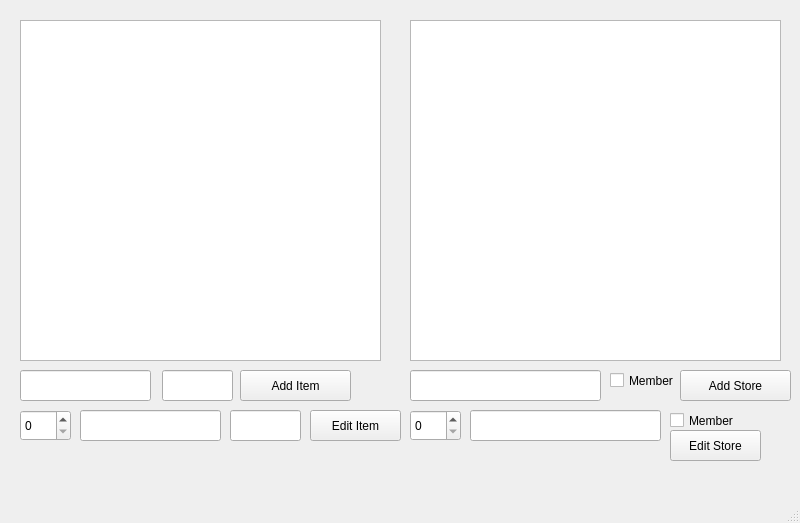
<?xml version="1.0" encoding="UTF-8"?>
<ui version="4.0">
 <class>GroceriesEditWindow</class>
 <widget class="QMainWindow" name="GroceriesEditWindow">
  <property name="geometry">
   <rect>
    <x>0</x>
    <y>0</y>
    <width>800</width>
    <height>523</height>
   </rect>
  </property>
  <property name="windowTitle">
   <string>MainWindow</string>
  </property>
  <widget class="QWidget" name="centralwidget">
   <widget class="QTableWidget" name="tableWidget">
    <property name="geometry">
     <rect>
      <x>20</x>
      <y>20</y>
      <width>361</width>
      <height>341</height>
     </rect>
    </property>
   </widget>
   <widget class="QTableWidget" name="tableWidget_2">
    <property name="geometry">
     <rect>
      <x>410</x>
      <y>20</y>
      <width>371</width>
      <height>341</height>
     </rect>
    </property>
   </widget>
   <widget class="QLineEdit" name="lineEdit">
    <property name="geometry">
     <rect>
      <x>20</x>
      <y>370</y>
      <width>131</width>
      <height>31</height>
     </rect>
    </property>
    <property name="text">
     <string/>
    </property>
   </widget>
   <widget class="QLineEdit" name="lineEdit_2">
    <property name="geometry">
     <rect>
      <x>410</x>
      <y>370</y>
      <width>191</width>
      <height>31</height>
     </rect>
    </property>
    <property name="text">
     <string/>
    </property>
   </widget>
   <widget class="QPushButton" name="pushButton">
    <property name="geometry">
     <rect>
      <x>240</x>
      <y>370</y>
      <width>111</width>
      <height>31</height>
     </rect>
    </property>
    <property name="text">
     <string>Add Item</string>
    </property>
   </widget>
   <widget class="QLineEdit" name="lineEdit_3">
    <property name="geometry">
     <rect>
      <x>80</x>
      <y>410</y>
      <width>141</width>
      <height>31</height>
     </rect>
    </property>
   </widget>
   <widget class="QLineEdit" name="lineEdit_4">
    <property name="geometry">
     <rect>
      <x>162</x>
      <y>370</y>
      <width>71</width>
      <height>31</height>
     </rect>
    </property>
   </widget>
   <widget class="QSpinBox" name="spinBox">
    <property name="geometry">
     <rect>
      <x>20</x>
      <y>410</y>
      <width>51</width>
      <height>31</height>
     </rect>
    </property>
   </widget>
   <widget class="QLineEdit" name="lineEdit_5">
    <property name="geometry">
     <rect>
      <x>230</x>
      <y>410</y>
      <width>71</width>
      <height>31</height>
     </rect>
    </property>
   </widget>
   <widget class="QPushButton" name="pushButton_2">
    <property name="geometry">
     <rect>
      <x>310</x>
      <y>410</y>
      <width>91</width>
      <height>31</height>
     </rect>
    </property>
    <property name="text">
     <string>Edit Item</string>
    </property>
   </widget>
   <widget class="QCheckBox" name="checkBox">
    <property name="geometry">
     <rect>
      <x>610</x>
      <y>370</y>
      <width>71</width>
      <height>21</height>
     </rect>
    </property>
    <property name="text">
     <string>Member</string>
    </property>
   </widget>
   <widget class="QPushButton" name="pushButton_3">
    <property name="geometry">
     <rect>
      <x>680</x>
      <y>370</y>
      <width>111</width>
      <height>31</height>
     </rect>
    </property>
    <property name="text">
     <string>Add Store</string>
    </property>
   </widget>
   <widget class="QLineEdit" name="lineEdit_6">
    <property name="geometry">
     <rect>
      <x>470</x>
      <y>410</y>
      <width>191</width>
      <height>31</height>
     </rect>
    </property>
    <property name="text">
     <string/>
    </property>
   </widget>
   <widget class="QSpinBox" name="spinBox_2">
    <property name="geometry">
     <rect>
      <x>410</x>
      <y>410</y>
      <width>51</width>
      <height>31</height>
     </rect>
    </property>
   </widget>
   <widget class="QCheckBox" name="checkBox_2">
    <property name="geometry">
     <rect>
      <x>670</x>
      <y>410</y>
      <width>71</width>
      <height>21</height>
     </rect>
    </property>
    <property name="text">
     <string>Member</string>
    </property>
   </widget>
   <widget class="QPushButton" name="pushButton_4">
    <property name="geometry">
     <rect>
      <x>670</x>
      <y>430</y>
      <width>91</width>
      <height>31</height>
     </rect>
    </property>
    <property name="text">
     <string>Edit Store</string>
    </property>
   </widget>
  </widget>
  <widget class="QMenuBar" name="menubar">
   <property name="geometry">
    <rect>
     <x>0</x>
     <y>0</y>
     <width>800</width>
     <height>22</height>
    </rect>
   </property>
  </widget>
  <widget class="QStatusBar" name="statusbar"/>
 </widget>
 <resources/>
 <connections/>
</ui>
